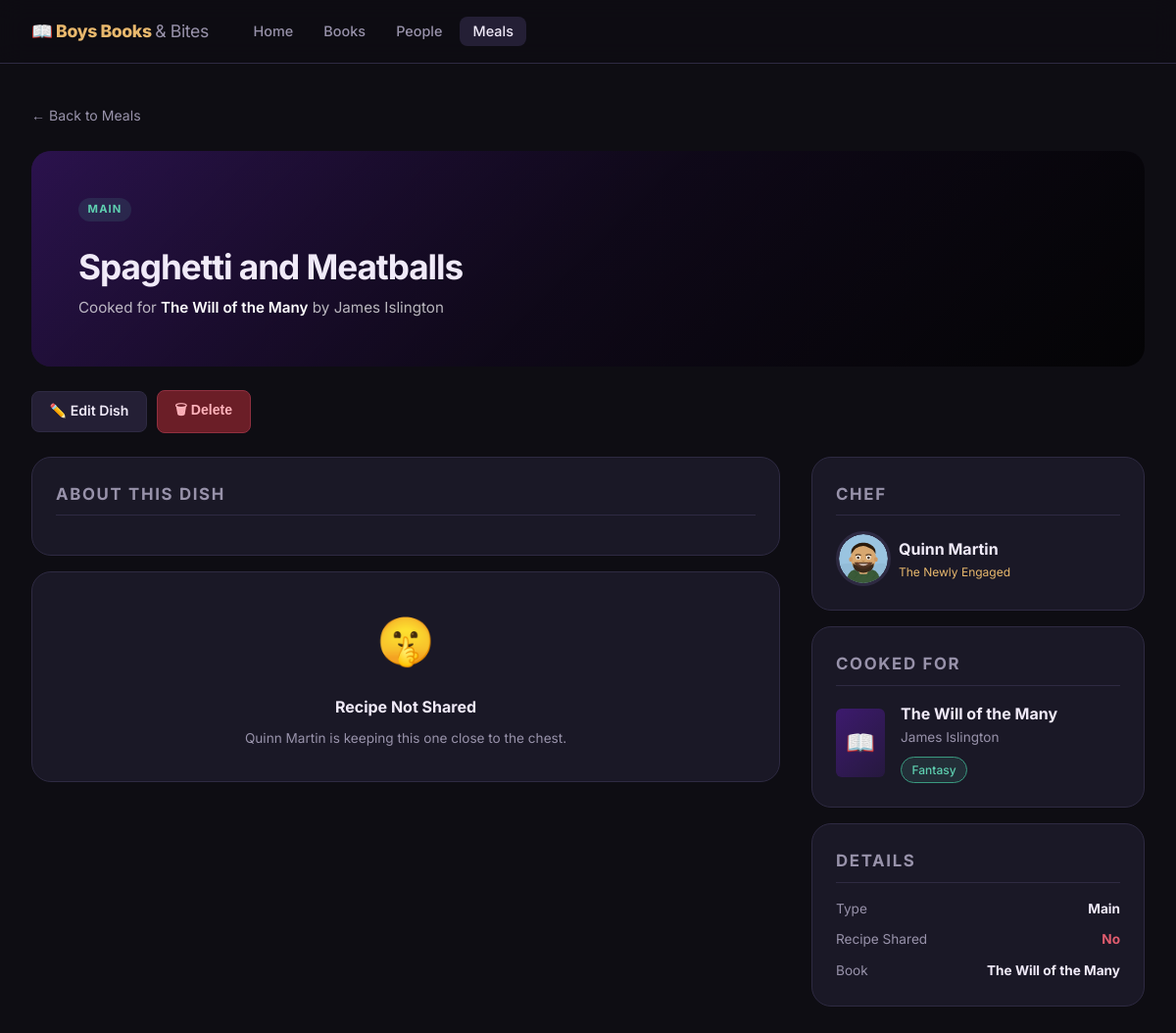
The app's page /meals/1 with its own data.
### tables this page shows
CREATE TABLE meals (
    id          INTEGER PRIMARY KEY AUTOINCREMENT,
    book_id     INTEGER REFERENCES books(id)   ON DELETE CASCADE,
    dish        TEXT NOT NULL,
    prepared_by INTEGER REFERENCES members(id) ON DELETE SET NULL,
    type        TEXT DEFAULT '',
    description TEXT DEFAULT '',
    recipe      TEXT
);

CREATE TABLE books (
    id               INTEGER PRIMARY KEY AUTOINCREMENT,
    title            TEXT NOT NULL,
    author           TEXT    DEFAULT '',
    genre            TEXT    DEFAULT '',
    pages            INTEGER DEFAULT 0,
    goodreads_rating REAL    DEFAULT 0,
    year_published   INTEGER DEFAULT 0,
    date_read        TEXT    DEFAULT '',
    selected_by      INTEGER REFERENCES members(id) ON DELETE SET NULL,
    description      TEXT    DEFAULT '',
    cover_color      TEXT    DEFAULT '#444444',
    cover_accent     TEXT    DEFAULT '#888888',
    tags             TEXT    DEFAULT '[]',
    event_note       TEXT    DEFAULT '',
    goodreads_url    TEXT    DEFAULT '',
    cover_img        TEXT    DEFAULT ''
);

CREATE TABLE members (
    id             INTEGER PRIMARY KEY AUTOINCREMENT,
    name           TEXT NOT NULL,
    nickname       TEXT    DEFAULT '',
    avatar_seed    TEXT    DEFAULT '',
    avatar_img     TEXT,
    fun_facts      TEXT    DEFAULT '[]',
    quotes         TEXT    DEFAULT '[]',
    favorite_genre TEXT    DEFAULT '',
    join_date      TEXT    DEFAULT '',
    signature_dish TEXT    DEFAULT ''
);

### app.py (the view)
@app.route("/meals/<int:meal_id>")
def meal_detail(meal_id):
    meal = to_dict(get_db().execute("SELECT * FROM meals WHERE id=?", (meal_id,)).fetchone())
    if not meal:
        abort(404)
    return render_template("meal_detail.html", meal=enrich_meal(meal))

### app.py (called while the page is built)
def get_db():
    if "db" not in g:
        g.db = sqlite3.connect(DATABASE)
        g.db.row_factory = sqlite3.Row
        g.db.execute("PRAGMA foreign_keys = ON")
    return g.db

def to_dict(r):
    if r is None:
        return None
    d = dict(r)
    for field in ("tags", "fun_facts", "quotes"):
        try:
            d[field] = json.loads(d[field] or "[]")
        except Exception:
            d[field] = []
    if "recipe" in d:
        try:
            d["recipe"] = json.loads(d["recipe"]) if d["recipe"] else None
        except Exception:
            d["recipe"] = None
    return d

def get_member(mid):
    if not mid:
        return None
    return to_dict(get_db().execute("SELECT * FROM members WHERE id=?", (mid,)).fetchone())

def get_book(bid):
    if not bid:
        return None
    return to_dict(get_db().execute("SELECT * FROM books WHERE id=?", (bid,)).fetchone())

@app.context_processor
def template_helpers():
    def avatar_url(member, bg="1a1826"):
        if not member:
            return f"https://api.dicebear.com/9.x/fun-emoji/svg?seed=default&backgroundColor={bg}"
        img = member.get("avatar_img") if isinstance(member, dict) else None
        if img:
            return url_for("static", filename=f"avatars/{img}")
        seed = member.get("avatar_seed") or member.get("name", "default")
        return f"https://api.dicebear.com/9.x/fun-emoji/svg?seed={seed}&backgroundColor={bg}"
    return dict(avatar_url=avatar_url)

def enrich_meal(meal):
    if not meal:
        return None
    meal = dict(meal)
    meal["prepared_by_member"] = get_member(meal.get("prepared_by"))
    meal["book"] = get_book(meal.get("book_id"))
    return meal

### templates/meal_detail.html (shortened to what this page needs)
{% extends "base.html" %}
{% block content %}
<a href="{{ url_for('meals') }}" class="back-link">← Back to Meals</a>
<div class="detail-hero mb-3"
     style="background:linear-gradient(135deg, {{ meal.book.cover_color }} 0%, {{ meal.book.cover_color }}55 50%, #0e0d13 100%); min-height:180px;">
  <div class="tags mb-2">
    <span class="meal-type-badge
      {% if meal.type in ('Main',) %}tag-teal
      {% elif meal.type in ('Dessert','Bread') %}tag-gold
      {% elif meal.type == 'Drink' %}tag-purple
      {% else %}tag-red{% endif %}">
      {{ meal.type }}
    </span>
  </div>
  <h1 style="font-size:2.2rem; letter-spacing:-0.03em; margin-bottom:0.5rem;">{{ meal.dish }}</h1>
  <div style="color:rgba(255,255,255,0.7); font-size:0.95rem;">
    Cooked for
    <a href="{{ url_for('book_detail', book_id=meal.book.id) }}" style="color:#fff; font-weight:600;">{{ meal.book.title }}</a>
    by {{ meal.book.author }}
  </div>
</div>
<div class="action-bar mb-3">
  <a href="{{ url_for('meal_edit', meal_id=meal.id) }}" class="btn btn-secondary">✏️ Edit Dish</a>
  <form method="post" action="{{ url_for('meal_delete', meal_id=meal.id) }}" style="display:inline;"
        onsubmit="return confirm('Delete this dish?')">
    <button type="submit" class="btn btn-danger">🗑 Delete</button>
  </form>
</div>
<div class="detail-grid">
  <div>
    <div class="sidebar-card mb-2">
      <div class="section-title">About this Dish</div>
    </div>
    {% if meal.recipe %}
    <div class="sidebar-card">
      <div class="section-title">📋 Recipe</div>
      <div class="recipe-section">
        <h4>Ingredients</h4>
        <ul class="ingredient-list">
          {% for item in meal.recipe.ingredients %}
          <li>{{ item }}</li>
          {% endfor %}
        </ul>
      </div>
      <div class="recipe-section">
        <h4>Method</h4>
        <ol class="step-list">
          {% for step in meal.recipe.steps %}
          <li>{{ step }}</li>
          {% endfor %}
        </ol>
      </div>
    </div>
    {% else %}
    <div class="sidebar-card" style="text-align:center; padding:2rem;">
      <div style="font-size:3rem; margin-bottom:1rem;">🤫</div>
      <div class="fw-bold mb-1">Recipe Not Shared</div>
      <div class="text-muted text-sm">{{ meal.prepared_by_member.name }} is keeping this one close to the chest.</div>
    </div>
    {% endif %}
  </div>
  <div>
    <div class="sidebar-card mb-2">
      <div class="section-title">Chef</div>
      <a href="{{ url_for('person_detail', member_id=meal.prepared_by_member.id) }}" style="text-decoration:none; color:inherit;">
        <div class="flex flex-center gap-sm">
          <img
            src="{{ avatar_url(meal.prepared_by_member) }}"
            class="avatar avatar-md"
            alt="{{ meal.prepared_by_member.name }}"
          />
          <div>
            <div class="fw-bold">{{ meal.prepared_by_member.name }}</div>
            <div class="text-xs" style="color:var(--gold);">{{ meal.prepared_by_member.nickname }}</div>
          </div>
        </div>
      </a>
    </div>
    <div class="sidebar-card mb-2">
      <div class="section-title">Cooked For</div>
      <a href="{{ url_for('book_detail', book_id=meal.book.id) }}" style="text-decoration:none; color:inherit;">
        <div style="display:flex; gap:1rem; align-items:center;">
          <div style="width:50px; height:70px; border-radius:6px; background:linear-gradient(135deg, {{ meal.book.cover_color }}, {{ meal.book.cover_color }}55); flex-shrink:0; display:flex; align-items:center; justify-content:center; font-size:1.5rem;">📖</div>
          <div>
            <div class="fw-bold">{{ meal.book.title }}</div>
            <div class="text-sm text-muted">{{ meal.book.author }}</div>
            <div class="tag tag-teal text-xs mt-1" style="display:inline-block;">{{ meal.book.genre }}</div>
          </div>
        </div>
      </a>
    </div>
    {% set same_book_meals = [] %}
    <div class="sidebar-card">
      <div class="section-title">Details</div>
      <div style="display:flex; flex-direction:column; gap:0.6rem;">
        <div class="flex flex-center" style="justify-content:space-between;">
          <span class="text-sm text-muted">Type</span>
          <span class="text-sm fw-bold">{{ meal.type }}</span>
        </div>
        <div class="flex flex-center" style="justify-content:space-between;">
          <span class="text-sm text-muted">Recipe Shared</span>
          <span class="text-sm fw-bold" style="color:{{ 'var(--teal)' if meal.recipe else 'var(--red)' }}">
            {{ 'Yes' if meal.recipe else 'No' }}
          </span>
        </div>
        <div class="flex flex-center" style="justify-content:space-between;">
          <span class="text-sm text-muted">Book</span>
          <span class="text-sm fw-bold">{{ meal.book.title[:20] }}{% if meal.book.title | length > 20 %}…{% endif %}</span>
        </div>
      </div>
    </div>
  </div>
</div>
{% endblock %}

### static/css/style.css (style rules this page uses)
:root { --bg: #0e0d13; --surface: #1a1826; --surface2: #241f35; --border: #2e2a42; --gold: #e8b86d; --gold-dim: #a07a3a; --red: #e05c6e; --teal: #5ecfb0; --purple: #9b72cf; --text: #f0eaf8; --text-muted:#9892aa; --radius: 12px; --radius-lg: 20px; }
*, *::before, *::after { box-sizing: border-box; margin: 0; padding: 0; }
body { background: var(--bg); color: var(--text); font-family: 'Inter', 'Segoe UI', system-ui, sans-serif; font-size: 16px; line-height: 1.6; min-height: 100vh; }
a { color: var(--gold); text-decoration: none; }
img { max-width: 100%; display: block; }
h1, h2, h3, h4 { line-height: 1.2; font-weight: 700; }
.tags { display: flex; flex-wrap: wrap; gap: 0.4rem; }
.tag { background: var(--surface2); color: var(--text-muted); border: 1px solid var(--border); border-radius: 100px; font-size: 0.75rem; padding: 0.2rem 0.65rem; font-weight: 500; }
.tag-teal { background: rgba(94, 207, 176, 0.12); color: var(--teal); border-color: #3a9a80; }
.avatar { border-radius: 50%; background: var(--surface2); border: 3px solid var(--border); object-fit: cover; display: inline-block; }
.avatar-md { width: 56px; height: 56px; }
.meal-type-badge { display: inline-block; font-size: 0.7rem; font-weight: 700; text-transform: uppercase; letter-spacing: 0.1em; padding: 0.2rem 0.6rem; border-radius: 100px; margin-bottom: 0.6rem; }
.detail-hero { border-radius: var(--radius-lg); padding: 3rem; margin-bottom: 2rem; position: relative; overflow: hidden; }
.detail-hero::before { content: ''; position: absolute; inset: 0; background: linear-gradient(135deg, rgba(0,0,0,0.3) 0%, rgba(0,0,0,0.7) 100%); }
.detail-hero > * { position: relative; z-index: 1; }
.detail-grid { display: grid; grid-template-columns: 1fr 340px; gap: 2rem; align-items: start; }
.section-title { font-size: 1.05rem; font-weight: 700; color: var(--text-muted); text-transform: uppercase; letter-spacing: 0.1em; margin-bottom: 1rem; padding-bottom: 0.5rem; border-bottom: 1px solid var(--border); }
.sidebar-card { background: var(--surface); border: 1px solid var(--border); border-radius: var(--radius-lg); padding: 1.5rem; margin-bottom: 1.25rem; }
.back-link { display: inline-flex; align-items: center; gap: 0.4rem; color: var(--text-muted); font-size: 0.88rem; margin-bottom: 1.5rem; transition: color 0.15s; }
.flex { display: flex; }
.flex-center { display: flex; align-items: center; }
.gap-sm { gap: 0.5rem; }
.mt-1 { margin-top: 0.5rem; }
.mb-1 { margin-bottom: 0.5rem; }
.mb-2 { margin-bottom: 1rem; }
.mb-3 { margin-bottom: 1.5rem; }
.text-muted { color: var(--text-muted); }
.text-sm { font-size: 0.85rem; }
.text-xs { font-size: 0.75rem; }
.fw-bold { font-weight: 700; }
.btn { display: inline-flex; align-items: center; gap: 0.35rem; padding: 0.55rem 1.1rem; border-radius: 8px; font-weight: 600; font-size: 0.88rem; cursor: pointer; border: none; text-decoration: none; transition: opacity 0.15s, transform 0.1s; white-space: nowrap; }
.btn-secondary { background: var(--surface2); color: var(--text); border: 1px solid var(--border); }
.btn-danger { background: #6b1e27; color: #ffb3bb; border: 1px solid #903040; }
.action-bar { display: flex; gap: 0.6rem; align-items: center; flex-wrap: wrap; }

### records on screen
meals: type "MAIN", dish "Spaghetti and Meatballs", type "Main"
books: book "The Will of the Many", book.author "James Islington", book.genre "Fantasy"
members: prepared_by_member.name "Quinn Martin", prepared_by_member.nickname "The Newly Engaged"

### other values on screen
{{ 'Yes' if meal.recipe else 'No' }} "No"
